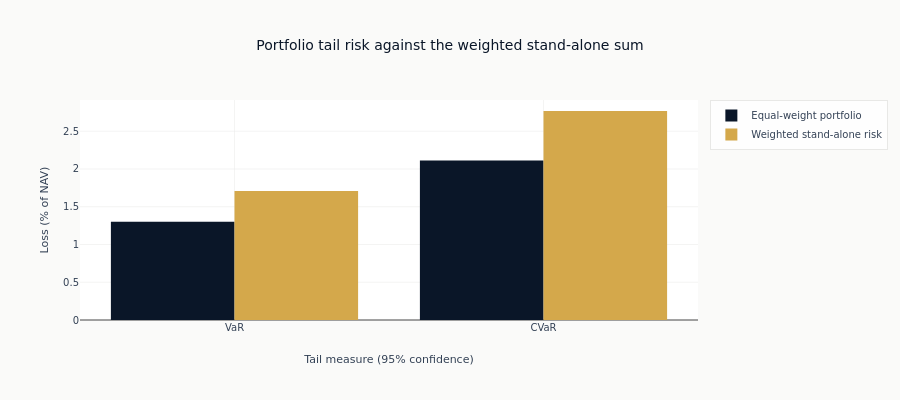

Notebook code cell kept with this figure:
### Code cell
fig = go.Figure()
fig.add_trace(
    go.Bar(
        x=portfolio_summary["metric"],
        y=portfolio_summary["portfolio_pct"],
        name="Equal-weight portfolio",
        marker_color=COLORS["blue"],
    )
)
fig.add_trace(
    go.Bar(
        x=portfolio_summary["metric"],
        y=portfolio_summary["weighted_standalone_pct"],
        name="Weighted stand-alone risk",
        marker_color=COLORS["amber"],
    )
)
fig.update_layout(
    title="Portfolio tail risk against the weighted stand-alone sum",
    xaxis_title="Tail measure (95% confidence)",
    yaxis_title="Loss (% of NAV)",
    barmode="group",
    height=400,
)
show_plotly_with_alt(
    fig,
    "Grouped bars comparing the equal-weight portfolio's VaR and CVaR against the weighted sum of the same measures computed for each fund on its own. The portfolio bars are visibly shorter.",
)

### Figure 1 — Plotly figure (JSON) as saved in the notebook; plotly's stock layout.template omitted (floating-point values rounded to 4 significant figures)
{"data": [{"marker": {"color": "#0a1628"}, "name": "Equal-weight portfolio", "type": "bar", "x": ["VaR", "CVaR"], "y": [1.301, 2.111]}, {"marker": {"color": "#D4A84B"}, "name": "Weighted stand-alone risk", "type": "bar", "x": ["VaR", "CVaR"], "y": [1.709, 2.768]}], "layout": {"barmode": "group", "height": 400, "title": {"text": "Portfolio tail risk against the weighted stand-alone sum"}, "xaxis": {"title": {"text": "Tail measure (95% confidence)"}}, "yaxis": {"title": {"text": "Loss (% of NAV)"}}}}
